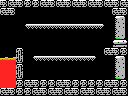

Tiled map render using the project's own tile images. Description and the whole map definition, tile-layer contents included, below:
An orthogonal 16x12 tile map with 8x8 px tiles, 1 tile layer (Tile Layer 1) and 11 objects (8x item, door-right, door-down, door-up).

<map version="1.0" orientation="orthogonal" renderorder="right-down" width="16" height="12" tilewidth="8" tileheight="8" nextobjectid="26">
 <properties>
  <property name="left" value="lava" />
 </properties>
 <tileset firstgid="1" name="tiles" tilewidth="8" tileheight="8" tilecount="256" columns="16">
  <image source="tiles.png" width="128" height="128" />
 </tileset>
 <layer name="Tile Layer 1" width="16" height="12">
  <data encoding="csv">
104,103,104,165,165,103,104,103,104,103,104,103,104,103,104,103,
103,104,1,1,1,1,72,1,1,1,1,1,72,1,103,104,
1,1,1,1,1,1,1,1,1,1,1,1,1,1,196,197,
1,1,1,172,246,246,246,246,246,246,246,246,171,1,212,213,
1,1,1,1,1,1,1,1,1,1,1,1,1,1,228,229,
1,1,1,1,1,1,1,1,1,1,1,1,1,1,244,245,
1,1,105,1,1,1,1,1,1,1,1,1,1,103,104,165,
98,98,106,1,172,246,246,246,246,246,246,171,1,1,196,197,
113,113,105,1,1,1,1,1,1,1,1,1,1,1,212,213,
113,113,106,1,1,1,1,1,1,1,1,1,1,1,228,229,
113,113,165,103,104,165,165,103,104,165,165,165,165,103,104,165,
103,104,165,165,103,104,103,104,103,104,103,104,103,104,103,104
</data>
 </layer>
 <objectgroup name="objects">
  <object id="11" type="door-right" x="112" y="56" width="16" height="24" />
  <object id="14" type="door-down" x="48" y="80" width="32" height="16" />
  <object id="15" type="door-up" x="48" y="0" width="32" height="8" />
  <object id="16" type="item" x="32" y="8" width="16" height="16" />
  <object id="19" type="item" x="48" y="8" width="16" height="16" />
  <object id="20" type="item" x="64" y="8" width="16" height="16" />
  <object id="21" type="item" x="80" y="8" width="16" height="16" />
  <object id="22" type="item" x="32" y="40" width="16" height="16" />
  <object id="23" type="item" x="48" y="40" width="16" height="16" />
  <object id="24" type="item" x="64" y="40" width="16" height="16" />
  <object id="25" type="item" x="80" y="40" width="16" height="16" />
 </objectgroup>
</map>
